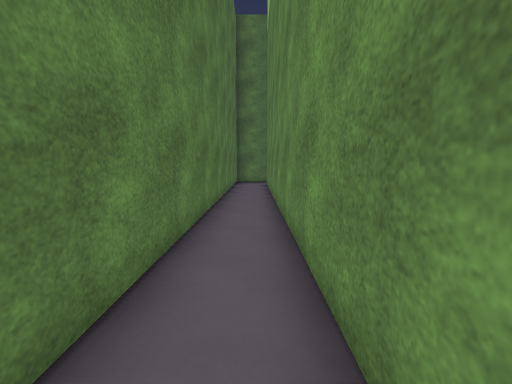
[1] (above)

24 first-person views from a walk through a 3-D level made in the Godot game engine. The camera is 1.4 m above the floor, tilts 6° down and sees 85° across. The floor is counted in squares, 1 m on a side. Each view is taken from the middle of a square. On the plan, view 1 faces up. The plan holds only what a view shows up to about 14 squares ahead; the rest is blank. The place goes on beyond the plan. Surface patterns are stand-ins for the level's own textures.

[2]
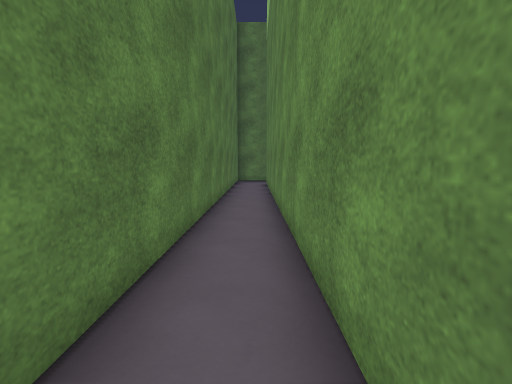

[3]
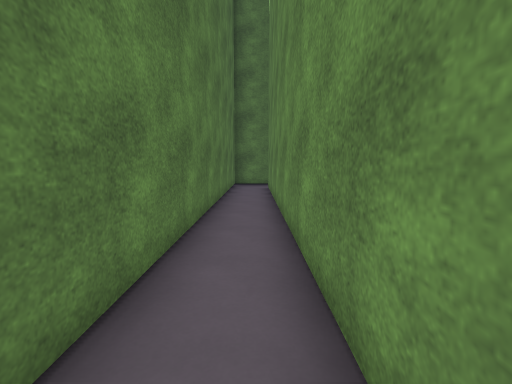

[4]
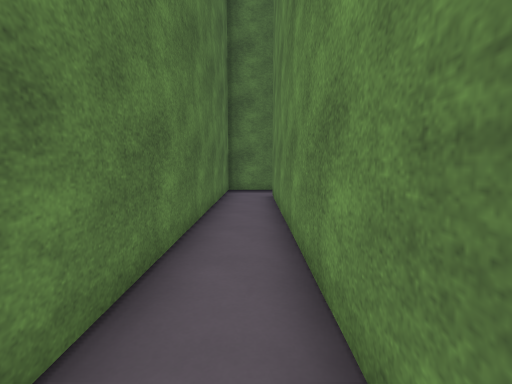

[5]
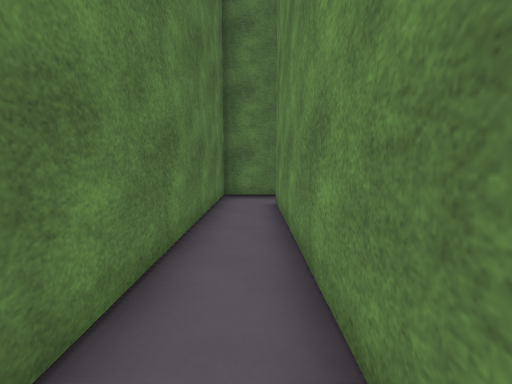

[6]
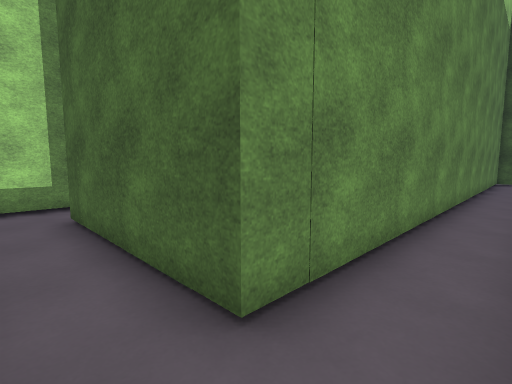

[7]
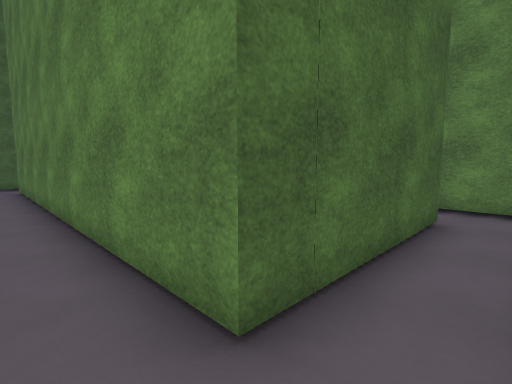

[8]
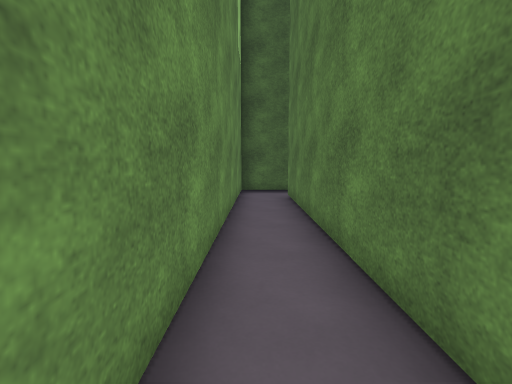

[9]
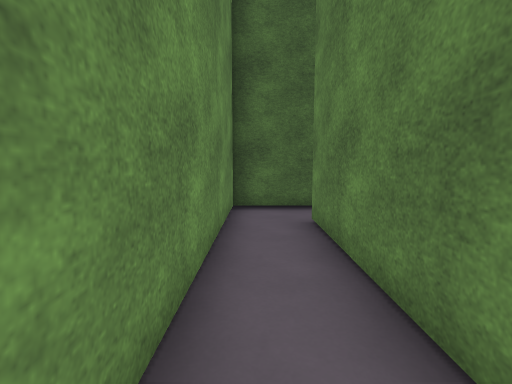

[10]
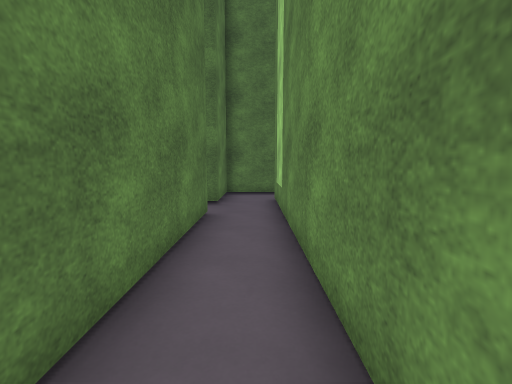

[11]
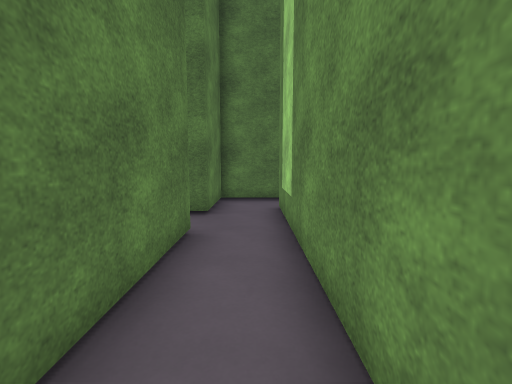

[12]
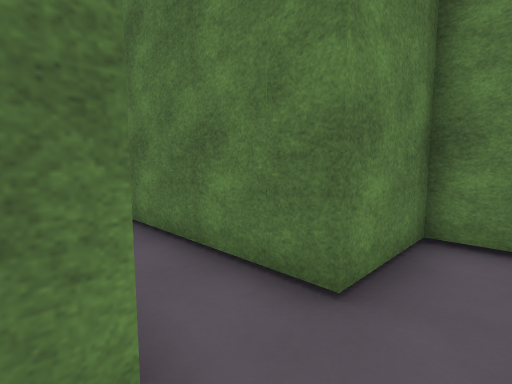

[13]
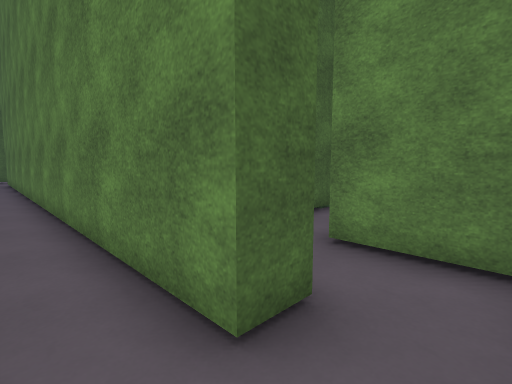

[14]
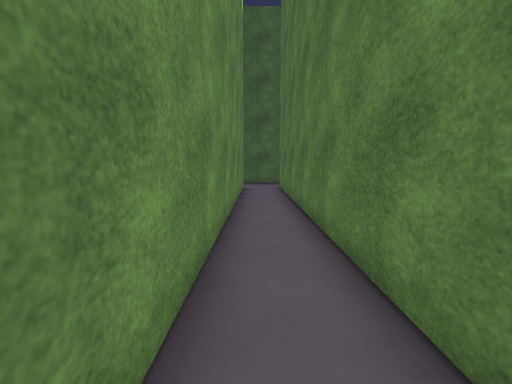

[15]
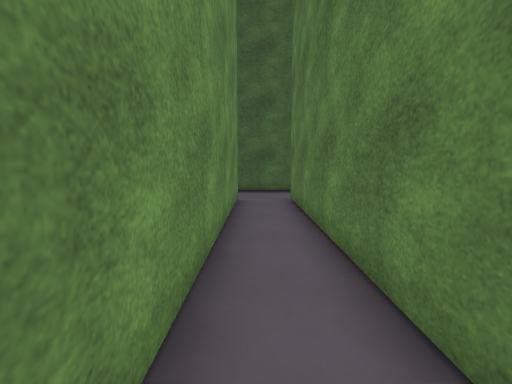

[16]
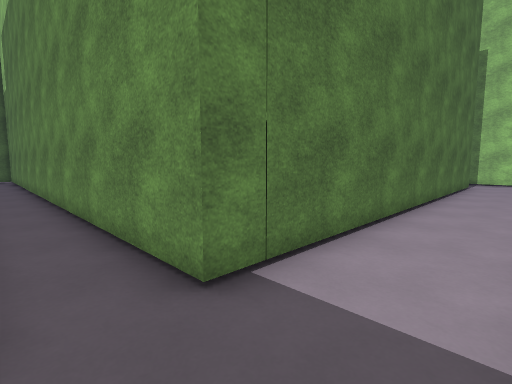

[17]
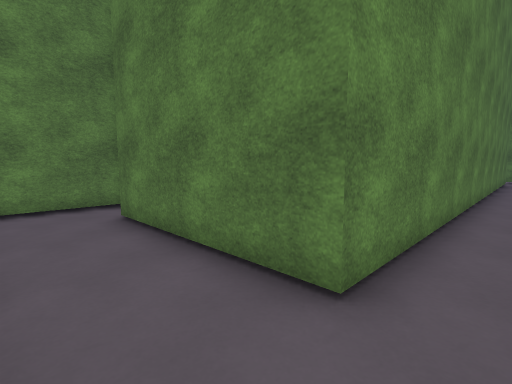

[18]
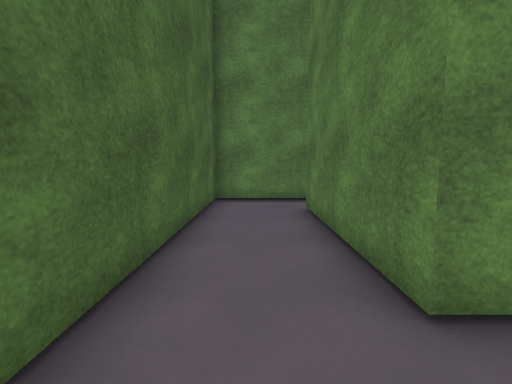

[19]
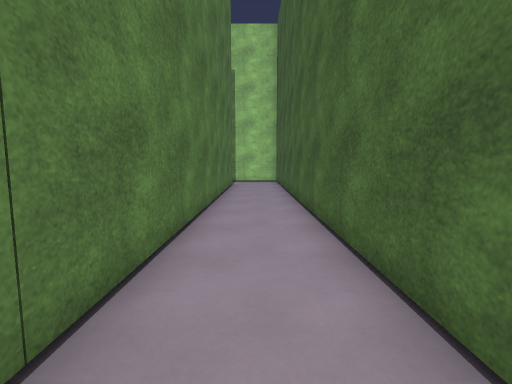

[20]
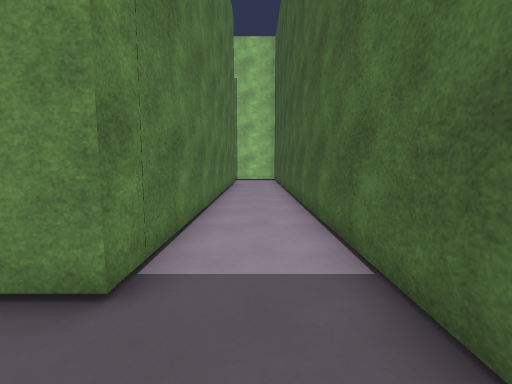

[21]
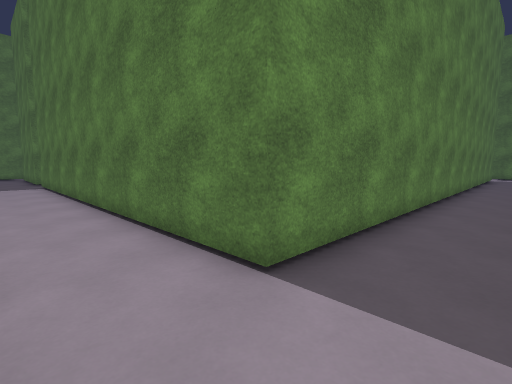

[22]
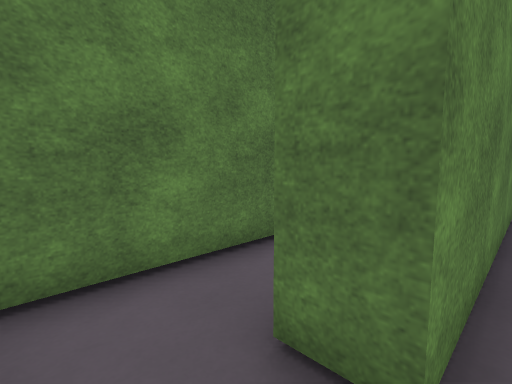

[23]
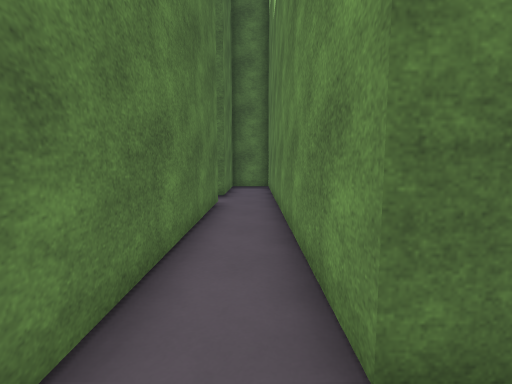

[24]
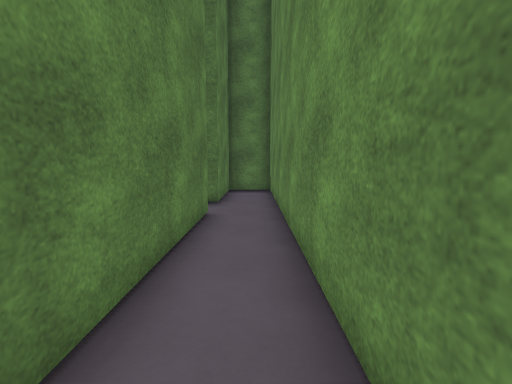

### Floor plan
Points are (right, up) in squares from view 1. A wall is a line through its corners. A room is listed if a view was taken in it or the views show most of it. See-through windows are left out.
Room 1 (views 1, 2, 3, 4, 5, 6, 7, 8, 9, 10, 11, 12, 22)
walls: (0.7, -0.4) (0.7, 17.5) (6.7, 17.5) (6.7, 2.5) (5.7, 2.5); (6.2, 0.5) (8.7, 0.5) (8.7, 19.5); (6.7, 19.5) (-1.3, 19.5) (-1.3, 0.4)
ways out: opening at (6, 1.5) to room 3; opening at (7.5, 20) to room 4
Room 2 (views 13, 14, 15, 16, 17, 18, 19, 20, 21)
walls: (28.7, 14.6) (28.7, -0.5) (11.7, -0.5) (11.7, 15.1); (8.7, 20.5) (9.7, 20.5) (9.7, -0.5) (3.6, -0.5); (1.7, 0.2) (1.7, -3.5) (25, -3.5)
ways out: opening at (9, 21.5) to room 4
Room 3 (views 23, 24)
walls: (3.7, 10.5) (3.7, 1); (5.7, 2.5) (5.7, 16.5) (3.6, 16.5); (3.7, 16.1) (3.7, 12.5)
ways out: opening at (6, 1.5) to room 1
Room 4 (no view inside)
walls: (8.7, 19.5) (8.7, 20.5); (9, 22.5) (6.7, 22.5) (6.7, 19.5)
ways out: opening at (7.5, 20) to room 1; opening at (9, 21.5) to room 2

Where each view was taken, in squares from view 1:
view 1: 0 up, 0 right, facing up
view 2: 1 down, 0 right, facing up
view 3: 2 up, 0 right, facing up
view 4: 6 up, 0 right, facing up
view 5: 8 up, 0 right, facing up
view 6: 19 up, 1 left, facing down-right
view 7: 19 up, 8 right, facing down-left
view 8: 14 up, 8 right, facing down
view 9: 9 up, 8 right, facing down
view 10: 10 up, 8 right, facing up
view 11: 12 up, 8 right, facing up
view 12: 17 up, 8 right, facing up-left
view 13: 22 up, 11 right, facing down-left
view 14: 15 up, 11 right, facing down
view 15: 10 up, 11 right, facing down
view 16: 3 down, 10 right, facing up-right
view 17: 3 down, 11 right, facing up-left
view 18: 2 down, 12 right, facing left
view 19: 2 down, 11 right, facing right
view 20: 2 down, 9 right, facing right
view 21: 3 down, 31 right, facing up-left
view 22: 1 up, 7 right, facing up-left
view 23: 1 up, 5 right, facing up
view 24: 3 up, 5 right, facing up
